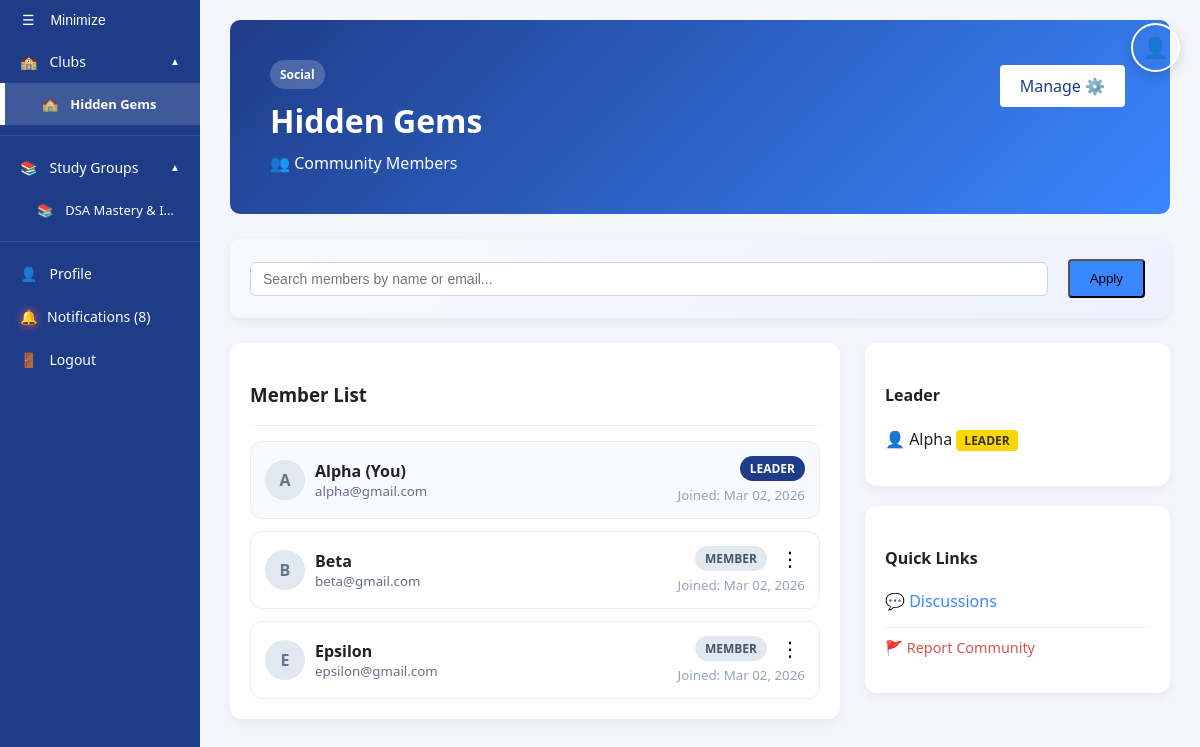
The app's page /views/members_list.php?id=25 (signed in) with its own data.
### tables this page shows
CREATE TABLE `communities` (
  `id` int(11) NOT NULL,
  `leader_name` varchar(100) NOT NULL,
  `leader_email` varchar(100) NOT NULL,
  `community_name` varchar(100) NOT NULL,
  `type` enum('club','study_group') NOT NULL,
  `category` varchar(50) NOT NULL,
  `description` text NOT NULL,
  `profile_pic` varchar(255) DEFAULT NULL,
  `purpose` text NOT NULL,
  `disband_reason` text DEFAULT NULL,
  `appeal` text DEFAULT NULL,
  `status` enum('pending','approved','rejected','disband_pending') NOT NULL DEFAULT 'pending',
  `created_at` timestamp NOT NULL DEFAULT current_timestamp(),
  `pending_leader` varchar(100) DEFAULT NULL
);

### views/members_list.php (the view, shortened to what this page needs)
<?php
include('../includes/db.php');
$user_email = $_SESSION['user'];
$club_id = isset($_GET['id']) ? (int)$_GET['id'] : 0;
$search = $_GET['search'] ?? '';
$check_sql = "SELECT c.*,
             (SELECT COUNT(*) FROM members m WHERE m.community_id = c.id AND m.user_email = ?) as is_member
             FROM communities c
             WHERE c.id = ? AND c.status IN ('approved', 'disband_pending')";
$stmt = mysqli_prepare($conn, $check_sql);
mysqli_stmt_bind_param($stmt, "si", $user_email, $club_id);
mysqli_stmt_execute($stmt);
$club = mysqli_fetch_assoc(mysqli_stmt_get_result($stmt));
$is_leader = ($club['leader_email'] === $user_email);
$member_sql = "
    (SELECT 0 as id, c.id as community_id, c.leader_email as user_email, 'Leader' as role, c.created_at as joined_at, u.fullname, u.email, u.id as user_id
     FROM communities c
     JOIN users u ON c.leader_email = u.email
     WHERE c.id = ?)
    UNION
    (SELECT m.id, m.community_id, m.user_email, m.role, m.joined_at, u.fullname, u.email, u.id as user_id
     FROM members m
     JOIN users u ON m.user_email = u.email
     WHERE m.community_id = ?)
";
$params = [$club_id, $club_id];
$types = "ii";
if (!empty($search)) {
    $search_param = "%$search%";
    $member_sql = "SELECT * FROM ($member_sql) AS combined_list WHERE fullname LIKE ? OR email LIKE ?";
    $params[] = $search_param;
    $params[] = $search_param;
    $types .= "ss";
} else {
    $member_sql .= " ORDER BY joined_at ASC";
}
$m_stmt = mysqli_prepare($conn, $member_sql);
mysqli_stmt_bind_param($m_stmt, $types, ...$params);
mysqli_stmt_execute($m_stmt);
$members = mysqli_stmt_get_result($m_stmt);
?>
<!DOCTYPE html>
<html lang="en">
<head>
    <link rel="stylesheet" href="../assets/css/tab_system.css">
    <link rel="stylesheet" href="../assets/css/club_dashboard.css">
    <link rel="stylesheet" href="../assets/css/studyMaterials.css">
    <link rel="stylesheet" href="../assets/css/toast.css">
</head>
<body>
<?php include '../includes/navbar.php'; ?>
<div class="main-content">
    <div class="club-banner">
        <div style="display:flex; justify-content:space-between; align-items:flex-start; gap: 12px;">
            <div>
                <div class="sm-badge"><?php echo ucfirst($club['category']); ?></div>
                <h1 style="margin: 10px 0;"><?php echo htmlspecialchars($club['community_name']); ?></h1>
                <p style="margin: 0;">👥 Community Members</p>
            </div>
            <div style="display:flex; gap: 10px; flex-wrap: wrap;">
                <?php if($is_leader): ?>
                    <a href="../views/manage_group.php?id=<?php echo $club_id; ?>" class="btn" style="background: white; color: #1f3c88;">Manage ⚙️</a>
                <?php endif; ?>
            </div>
        </div>
    </div>
    <?php include '../includes/filter_component.php'; ?>
    <div class="dashboard-grid">
        <div class="main-feed">
            <div class="feed-card">
                <h3>Member List</h3>
                <hr>
                <?php if ($members && mysqli_num_rows($members) > 0): ?>
                    <div class="member-list-container">
                        <?php while($m = mysqli_fetch_assoc($members)):
                            $m_role = ($m['role'] === 'Leader') ? 'Leader' : ucfirst($m['role']);
                            $is_self = ($m['email'] === $user_email);
                            $unique_id = $m['user_id'];
                        ?>
                            <div class="member-card" style="border: 1px solid #eee; border-radius: 12px; padding: 14px; background: <?php echo $is_self ? '#f8faff' : '#fff'; ?>;">
                            <div style="display:flex; justify-content:space-between; align-items:center; gap: 10px; flex-wrap: wrap;">
                                <div style="display:flex; align-items:center; gap: 10px;">
                                    <div style="width:40px; height:40px; background:#e2e8f0; border-radius:50%; display:flex; align-items:center; justify-content:center; font-weight:bold; color:#64748b;">
                                        <?php echo strtoupper(substr($m['fullname'], 0, 1)); ?>
                                    </div>
                                    <div>
                                        <strong style="display:block;"><?php echo htmlspecialchars($m['fullname']); ?> <?php echo $is_self ? '(You)' : ''; ?></strong>
                                        <small style="color:#667085;"><?php echo htmlspecialchars($m['email']); ?></small>
                                    </div>
                                </div>
                                <div style="text-align: right; display: flex; flex-direction: column; align-items: flex-end;">
                                    <div style="display: flex; align-items: center; gap: 8px;">
                                        <span class="sm-badge-category" style="background: <?php echo ($m_role === 'Leader') ? '#1f3c88' : '#e2e8f0'; ?>; color: <?php echo ($m_role === 'Leader') ? '#fff' : '#475569'; ?>; padding: 4px 10px; border-radius: 20px; font-size: 0.75rem; font-weight: bold;">
                                            <?php echo strtoupper($m_role); ?>
                                        </span>
                                        <?php if (!$is_self): ?>
                                            <div class="sm-options">
                                                <button class="sm-dots-btn" onclick="toggleMenu(event, <?php echo $unique_id; ?>)">⋮</button>
                                            </div>
                                        <?php endif; ?>
                                    </div>
                                    <div style="margin-top: 5px;">
                                        <small style="color:#94a3b8;">Joined: <?php echo date('M d, Y', strtotime($m['joined_at'])); ?></small>
                                    </div>
                                </div>
                            </div>
                        </div>
                        <?php endwhile; ?>
                    </div>
                <?php else: ?>
                    <p style="color:#888; text-align: center; padding: 20px;">No members found matching your search.</p>
                <?php endif; ?>
            </div>
        </div>
        <div class="club-sidebar">
            <div class="feed-card">
                <h4>Leader</h4>
                <p>👤 <?php echo htmlspecialchars($club['leader_name'] ?? 'The Leader'); ?> <span class="leader-badge">LEADER</span></p>
            </div>
            <div class="feed-card">
                <h4>Quick Links</h4>
                <ul style="list-style: none; padding: 0;">
                    <li style="margin-bottom: 10px;"><a href="club_dashboard.php?id=<?php echo $club_id; ?>" style="text-decoration: none; color: #3a86ff;">💬 Discussions</a></li>
                    <li style="margin-top: 15px; padding-top: 10px; border-top: 1px solid #eee;"><a href="javascript:void(0)" onclick="openReportModal('<?php echo $club_id; ?>', 'community')" style="text-decoration: none; color: #d9534f; font-size: 0.9rem; display: flex; align-items: center; gap: 5px;">🚩 Report Community</a> </li>
                </ul>
            </div>
        </div>
    </div>
</div>
</body>
</html>

### includes/navbar.php (shortened to what this page needs)
<?php
include ('db.php');
$current_page = basename($_SERVER['PHP_SELF']);
$isLoggedIn = isset($_SESSION['user']);
$role = $_SESSION['role'] ?? 'user';
$email = $_SESSION['user'] ?? null;
$unread_count = 0;
if ($isLoggedIn) {
    $unread_query = "SELECT COUNT(*) as total FROM notifications WHERE receiver_email = '$email' AND status = 'unread'";
    $unread_result = mysqli_query($conn, $unread_query);
    if ($unread_result) {
        $unread_data = mysqli_fetch_assoc($unread_result);
        $unread_count = $unread_data['total'];
    }
}
$user_clubs = [];
$user_study_groups = [];
if ($isLoggedIn && $role !== 'admin') {
    $comm_query = "SELECT DISTINCT c.id, c.community_name, c.type
                   FROM communities c
                   LEFT JOIN members m ON c.id = m.community_id
                   WHERE (m.user_email = '$email' OR c.leader_email = '$email')
                   AND c.status = 'approved'
                   ORDER BY c.community_name ASC";
    $comm_result = mysqli_query($conn, $comm_query);
    if ($comm_result) {
        while ($row = mysqli_fetch_assoc($comm_result)) {
            if (isset($row['id'])) {
                if ($row['type'] === 'club') {
                    $user_clubs[] = $row;
                } else {
                    $user_study_groups[] = $row;
                }
            }
        }
    } else {
        error_log("Navbar Query Failed: " . mysqli_error($conn));
    }
}
function renderCommunityList($list, $type_label) {
    $limit = 5;
    echo '<div class="community-group" id="' . strtolower($type_label) . '-list">';
    foreach ($list as $index => $comm) {
        $hidden_class = ($index >= $limit) ? 'hidden-item' : '';
        $active_class = (isset($_GET['id']) && $_GET['id'] == $comm['id']) ? 'active' : '';
        echo '<a href="../views/club_dashboard.php?id=' . $comm['id'] . '" class="nav-item sub-item ' . $hidden_class . ' ' . $active_class . '" title="' . htmlspecialchars($comm['community_name']) . '">
                <span class="comm-icon">' . ($type_label == "Club" ? "🏫" : "📚") . '</span>
                <span class="comm-name">' . htmlspecialchars($comm['community_name']) . '</span>
              </a>';
    }
    echo '</div><hr class="sidebar-divider">';
}
?>
<!DOCTYPE html>
<html lang="en">
<head>
    <link rel="stylesheet" href="../assets/css/global.css?v=<?php echo time(); ?>">
    <link rel="stylesheet" href="../assets/css/sidebar.css?v=<?php echo time(); ?>">
</head>
<body>
<div class="sidebar" id="sidebar">
    <?php if ($isLoggedIn && $current_page !== 'dashboard.php'): ?>
        <div class="floating-profile-container">
            <a href="../views/dashboard.php" class="floating-profile-link">
                <div class="profile-icon-circle">
                </div>
            </a>
        </div>
    <?php endif; ?>
    <button class="collapse-btn" title="Toggle Sidebar">
        ☰ <span>Minimize</span>
    </button>
    <?php if($isLoggedIn): ?>
        <?php if($role === 'admin'): ?>
            <a href="../views/statistics.php" class="nav-item <?php echo ($current_page == 'statistics.php') ? 'active' : ''; ?>">
                📈 <span>Insights</span>
            </a>
            <a href="../views/admin_dashboard.php" class="nav-item <?php echo ($current_page == 'admin_dashboard.php') ? 'active' : ''; ?>">
                📊 <span>Manage Requests</span>
            </a>
            <a href="../views/manage_users.php" class="nav-item <?php echo ($current_page == 'manage_users.php') ? 'active' : ''; ?>">
                👥 <span>Manage Users</span>
            </a>
            <a href="../views/manage_communities.php" class="nav-item <?php echo ($current_page == 'manage_communities.php') ? 'active' : ''; ?>">
                🏗️ <span>Manage Communities</span>
            </a>
            <a href="../views/manage_reports.php" class="nav-item <?php echo ($current_page == 'manage_reports.php') ? 'active' : ''; ?>">
                🚩 <span>Manage Reports</span>
            </a>
        <?php else: ?>
            <div class="nav-tab-header">
                <a href="../views/clubs.php" class="nav-item <?php echo ($current_page == 'clubs.php') ? 'active' : ''; ?>"style="width: 150px;">
                    🏫 <span>Clubs</span>
                </a>
                <button class="section-toggle-btn" onclick="toggleSection('club-list', this)">▲</button>
            </div>
            <div id="club-list">
                <?php renderCommunityList($user_clubs, "Club"); ?>
            </div>
            <div class="nav-tab-header">
                <a href="../views/study_groups.php" class="nav-item <?php echo ($current_page == 'study_groups.php') ? 'active' : ''; ?>" style="width: 150px;">
                    📚 <span>Study Groups</span>
                </a>
                <button class="section-toggle-btn" onclick="toggleSection('study-group-list', this)">▲</button>
            </div>
            <div id="study-group-list">
                <?php renderCommunityList($user_study_groups, "Study Group"); ?>
            </div>
        <?php endif; ?>
        <a href="../views/dashboard.php" class="nav-item <?php echo ($current_page == 'dashboard.php') ? 'active' : ''; ?>">
            👤 <span>Profile</span>
        </a>
        <a href="../views/notifications.php" class="nav-item <?php echo ($current_page == 'notifications.php') ? 'active' : ''; ?>">
            <div class="nav-icon <?php echo ($unread_count > 0) ? 'noti-glow' : ''; ?>">
                🔔
            </div>
            <span>Notifications (<?php echo $unread_count; ?>)</span>
        </a>
        <a href="../public/logout.php" class="nav-item">
            🚪 <span>Logout</span>
        </a>
    <?php endif; ?>
</div>
</body>
</html>

### records on screen
communities: community_name "Hidden Gems", category "Social", leader_name "Alpha"
communities: community_name "DSA Mastery & I…"

### other values on screen
$unread_count "8"
substr($m['fullname'], 0, 1) "A"
$m['fullname'] "Alpha"
$m['email'] "alpha@gmail.com"
$m_role "LEADER"
date('M d, Y', strtotime($m['joined_at'])) "Mar 02, 2026"
substr($m['fullname'], 0, 1) "B"
$m['fullname'] "Beta"
$m['email'] "beta@gmail.com"
$m_role "MEMBER"
substr($m['fullname'], 0, 1) "E"
$m['fullname'] "Epsilon"
$m['email'] "epsilon@gmail.com"
